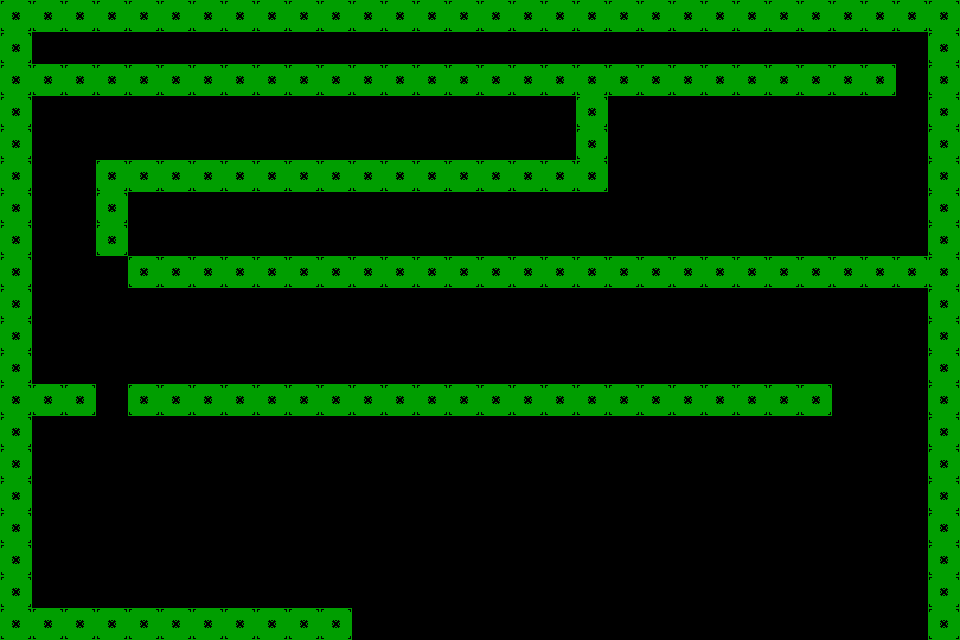

Rendered tile map (Tiled .tmx) drawn with the repository's tilesets; below, a short description and the full map source, tile grids included:
An orthogonal 30x20 tile map with 32x32 px tiles, 1 tile layer (Layout) and 17 objects (3x Trigger, 3x SpinningPlat, 2x InviSpike, 2x Portal, 2x Laser, ...).

<map version="1.10" tiledversion="1.12.2" orientation="orthogonal" renderorder="right-down" width="30" height="20" tilewidth="32" tileheight="32" infinite="0" nextlayerid="3" nextobjectid="90">
 <editorsettings>
  <export target="../../../src/maps/sector5/level5.lua" format="lua" />
 </editorsettings>
 <tileset firstgid="1" name="Props" class="Saw" tilewidth="32" tileheight="32" tilecount="8" columns="0">
  <grid orientation="orthogonal" width="1" height="1" />
  <tile id="0" type="Tile">
   <image source="../../../src/assets/images/test.png" width="32" height="32" />
  </tile>
  <tile id="1" type="Placeholder">
   <image source="../../../src/assets/images/placeholder.png" width="32" height="32" />
  </tile>
  <tile id="3" type="Spike">
   <image source="../../../src/assets/images/spike.png" width="32" height="16" />
  </tile>
  <tile id="4" type="Goal">
   <image source="../../../src/assets/images/goal.png" width="32" height="32" />
  </tile>
  <tile id="5" type="Saw">
   <image source="../../../src/assets/images/saw.png" width="32" height="32" />
  </tile>
  <tile id="6" type="Spring">
   <image source="../../../src/assets/images/spring.png" width="32" height="32" />
  </tile>
  <tile id="7" type="Booster">
   <image source="../../../src/assets/images/booster.png" width="32" height="32" />
  </tile>
  <tile id="8" type="Laser">
   <image source="../../../src/assets/images/laser.png" width="32" height="32" />
  </tile>
 </tileset>
 <layer id="1" name="Layout" width="30" height="20">
  <data encoding="csv">
1,1,1,1,1,1,1,1,1,1,1,1,1,1,1,1,1,1,1,1,1,1,1,1,1,1,1,1,1,1,
1,0,0,0,0,0,0,0,0,0,0,0,0,0,0,0,0,0,0,0,0,0,0,0,0,0,0,0,0,1,
1,1,1,1,1,1,1,1,1,1,1,1,1,1,1,1,1,1,1,1,1,1,1,1,1,1,1,1,0,1,
1,0,0,0,0,0,0,0,0,0,0,0,0,0,0,0,0,0,1,0,0,0,0,0,0,0,0,0,0,1,
1,0,0,0,0,0,0,0,0,0,0,0,0,0,0,0,0,0,1,0,0,0,0,0,0,0,0,0,0,1,
1,0,0,1,1,1,1,1,1,1,1,1,1,1,1,1,1,1,1,0,0,0,0,0,0,0,0,0,0,1,
1,0,0,1,0,0,0,0,0,0,0,0,0,0,0,0,0,0,0,0,0,0,0,0,0,0,0,0,0,1,
1,0,0,1,0,0,0,0,0,0,0,0,0,0,0,0,0,0,0,0,0,0,0,0,0,0,0,0,0,1,
1,0,0,0,1,1,1,1,1,1,1,1,1,1,1,1,1,1,1,1,1,1,1,1,1,1,1,1,1,1,
1,0,0,0,0,0,0,0,0,0,0,0,0,0,0,0,0,0,0,0,0,0,0,0,0,0,0,0,0,1,
1,0,0,0,0,0,0,0,0,0,0,0,0,0,0,0,0,0,0,0,0,0,0,0,0,0,0,0,0,1,
1,0,0,0,0,0,0,0,0,0,0,0,0,0,0,0,0,0,0,0,0,0,0,0,0,0,0,0,0,1,
1,1,1,0,1,1,1,1,1,1,1,1,1,1,1,1,1,1,1,1,1,1,1,1,1,1,0,0,0,1,
1,0,0,0,0,0,0,0,0,0,0,0,0,0,0,0,0,0,0,0,0,0,0,0,0,0,0,0,0,1,
1,0,0,0,0,0,0,0,0,0,0,0,0,0,0,0,0,0,0,0,0,0,0,0,0,0,0,0,0,1,
1,0,0,0,0,0,0,0,0,0,0,0,0,0,0,0,0,0,0,0,0,0,0,0,0,0,0,0,0,1,
1,0,0,0,0,0,0,0,0,0,0,0,0,0,0,0,0,0,0,0,0,0,0,0,0,0,0,0,0,1,
1,0,0,0,0,0,0,0,0,0,0,0,0,0,0,0,0,0,0,0,0,0,0,0,0,0,0,0,0,1,
1,0,0,0,0,0,0,0,0,0,0,0,0,0,0,0,0,0,0,0,0,0,0,0,0,0,0,0,0,1,
1,1,1,1,1,1,1,1,1,1,1,0,0,0,0,0,0,0,0,0,0,0,0,0,0,0,0,0,0,1
</data>
 </layer>
 <objectgroup id="2" name="Objects">
  <object id="1" name="Spawnpoint" gid="2" x="64" y="64" width="32" height="32" />
  <object id="2" name="Goal" gid="5" x="64" y="608" width="32" height="32" />
  <object id="72" name="Cursor" gid="2" x="-192" y="64" width="32" height="32" />
  <object id="73" name="InviSpike" gid="4" x="800" y="256" width="32" height="16">
   <properties>
    <property name="radius" type="int" value="48" />
   </properties>
  </object>
  <object id="74" name="Trigger" gid="2" x="640" y="256" width="32" height="32">
   <properties>
    <property name="id" value="spawnSaw" />
    <property name="radius" type="int" value="64" />
   </properties>
  </object>
  <object id="75" name="Portal" gid="2" x="544" y="160" width="32" height="32">
   <properties>
    <property name="pair" type="int" value="1" />
   </properties>
  </object>
  <object id="76" name="Portal" gid="2" x="128" y="256" width="32" height="32">
   <properties>
    <property name="pair" type="int" value="1" />
   </properties>
  </object>
  <object id="77" name="Laser" gid="9" x="96" y="288" width="32" height="32">
   <properties>
    <property name="group" type="int" value="1" />
    <property name="intermiTime" type="int" value="1" />
   </properties>
  </object>
  <object id="78" name="Laser" gid="9" x="96" y="416" width="32" height="32">
   <properties>
    <property name="group" type="int" value="1" />
    <property name="intermiTime" type="int" value="1" />
   </properties>
  </object>
  <object id="81" name="SpinningPlat" gid="1" x="832" y="640" width="32" height="32">
   <properties>
    <property name="isCounterclockwise" type="bool" value="true" />
    <property name="speed" type="int" value="5" />
    <property name="width" type="int" value="3" />
   </properties>
  </object>
  <object id="82" name="SpinningPlat" gid="1" x="640" y="640" width="32" height="32">
   <properties>
    <property name="isCounterclockwise" type="bool" value="true" />
    <property name="speed" type="int" value="5" />
    <property name="width" type="int" value="3" />
   </properties>
  </object>
  <object id="83" name="SpinningPlat" gid="1" x="448" y="640" width="32" height="32">
   <properties>
    <property name="isCounterclockwise" type="bool" value="true" />
    <property name="speed" type="int" value="5" />
    <property name="width" type="int" value="3" />
   </properties>
  </object>
  <object id="84" name="Trigger" gid="2" x="640" y="384" width="32" height="32">
   <properties>
    <property name="id" value="spawnSaw" />
    <property name="radius" type="int" value="64" />
   </properties>
  </object>
  <object id="85" name="Booster" gid="8" x="448" y="144" width="32" height="32" rotation="-90">
   <properties>
    <property name="speed" type="int" value="2500" />
   </properties>
  </object>
  <object id="87" name="InviSpike" gid="4" x="96" y="608" width="32" height="16">
   <properties>
    <property name="radius" type="int" value="48" />
   </properties>
  </object>
  <object id="88" name="Trigger" gid="2" x="352" y="384" width="32" height="32">
   <properties>
    <property name="id" value="spawnLaser" />
    <property name="radius" type="int" value="64" />
   </properties>
  </object>
  <object id="89" gid="2" x="512" y="416" width="32" height="32" />
 </objectgroup>
</map>
